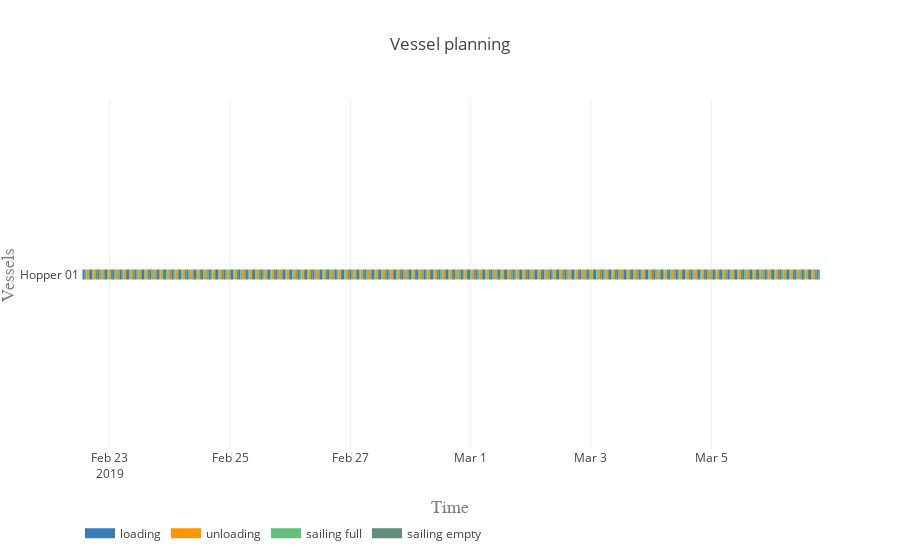

Notebook code for this chart:
### Markdown cell above
#### Vessel planning

### Code cell
vessels = [hopper]

activities = ['loading', 'unloading', 'sailing full', 'sailing empty']
colors = {0:'rgb(55,126,184)', 1:'rgb(255,150,0)', 2:'rgb(98, 192, 122)', 3:'rgb(98, 141, 122)'}

plot.vessel_planning(vessels, activities, colors)

### Figure 1 — Plotly figure (JSON) as saved in the notebook; plotly's stock layout.template omitted (floating-point values rounded to 4 significant figures; data arrays with more than 128 entries replaced by an {"elided": "..."} marker saying what was removed)
{"data": [{"connectgaps": false, "hoverinfo": "y+name", "line": {"color": "rgb(55,126,184)", "width": 10}, "mode": "lines", "name": "loading", "type": "scatter", "uid": "4fab1ed1-8884-4d54-a458-196a8ea2841c", "x": {"elided": "500 str values"}, "y": {"elided": "500 str values"}}, {"connectgaps": false, "hoverinfo": "y+name", "line": {"color": "rgb(255,150,0)", "width": 10}, "mode": "lines", "name": "unloading", "type": "scatter", "uid": "8873bee4-268f-40b1-afe2-2bef8d6e9a1d", "x": {"elided": "500 str values"}, "y": {"elided": "500 str values"}}, {"connectgaps": false, "hoverinfo": "y+name", "line": {"color": "rgb(98, 192, 122)", "width": 10}, "mode": "lines", "name": "sailing full", "type": "scatter", "uid": "cc08f0d9-6738-414f-ad0d-c548f18c23da", "x": {"elided": "500 str values"}, "y": {"elided": "500 str values"}}, {"connectgaps": false, "hoverinfo": "y+name", "line": {"color": "rgb(98, 141, 122)", "width": 10}, "mode": "lines", "name": "sailing empty", "type": "scatter", "uid": "27cef6e8-b911-453e-8e5e-56fbbb7264d5", "x": {"elided": "495 str values"}, "y": {"elided": "495 str values"}}], "layout": {"hovermode": "closest", "legend": {"orientation": "h", "x": 0, "y": -0.2}, "title": "Vessel planning", "xaxis": {"range": ["2019-02-22 12:08:57", "2019-03-06 19:23:19.511561"], "title": "Time", "titlefont": {"color": "#7f7f7f", "family": "Courier New, monospace", "size": 18}}, "yaxis": {"title": "Vessels", "titlefont": {"color": "#7f7f7f", "family": "Courier New, monospace", "size": 18}}}}
